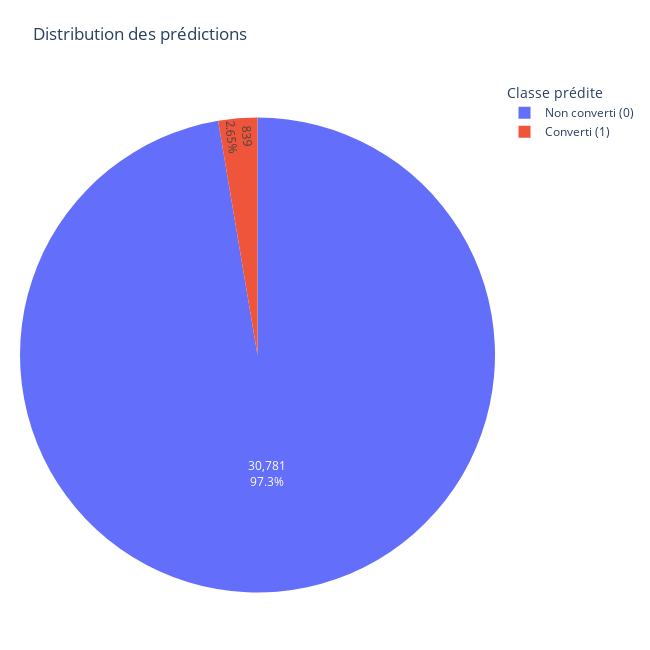

Notebook cell for this chart:
### Code cell
dist = submission["converted"].value_counts().sort_index().reset_index()
dist.columns = ["converted", "count"]
dist["label"] = dist["converted"].map({0: "Non converti (0)", 1: "Converti (1)"})

fig = px.pie(
    dist,
    names="label",
    values="count",
    title="Distribution des prédictions",
)

fig.update_traces(textinfo="percent+value")  # % + effectif

fig.update_layout(
    width=650, height=650,                 # carré
    legend_title_text="Classe prédite",
    margin=dict(t=80, l=20, r=20, b=20),
)
fig.show()

### Figure 1 — Plotly figure (JSON) as saved in the notebook; plotly's stock layout.template omitted (floating-point values rounded to 4 significant figures)
{"data": [{"domain": {"x": [0, 1], "y": [0, 1]}, "hovertemplate": "label=%{label}<br>count=%{value}<extra></extra>", "labels": ["Non converti (0)", "Converti (1)"], "legendgroup": "", "name": "", "showlegend": true, "textinfo": "percent+value", "type": "pie", "values": [30781, 839]}], "layout": {"height": 650, "legend": {"title": {"text": "Classe prédite"}, "tracegroupgap": 0}, "margin": {"b": 20, "l": 20, "r": 20, "t": 80}, "title": {"text": "Distribution des prédictions"}, "width": 650}}
